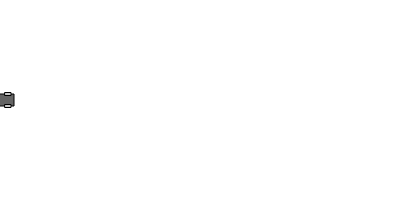
Frame 1 (no input)
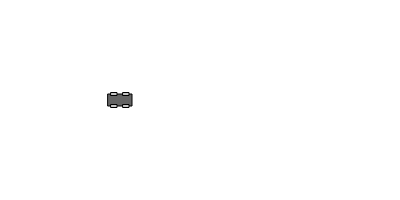
Frame 60 (no input)
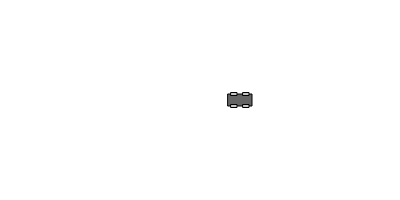
Frame 120 (the mouse pressed at the canvas centre since frame 60)

The p5.js sketch that drew these frames (run headless with seeded random() and noise() and a simulated clock; from frame 60 on, the mouse is pressed at the canvas centre):

// p5.js sketch
// ── sketch.js
var globalX = 0;
var globalY = 100;
var speed = 2;

function setup() {
  createCanvas(400, 200);
}

function draw() {
  background(255);
  move();
  bounce();
  drawCar(globalX, globalY, 24, color(100));
}

function move() {
  // Change the x location by speed
  globalX = globalX + speed;
}

function bounce() {
  if ((globalX > width) || (globalX < 0)) {
    speed = speed * -1;
  }
}

function drawCar(x, y, thesize, c) {
  var offset = thesize / 4;
  rectMode(CENTER);
  stroke(0);
  fill(c);
  rect(x, y, thesize, thesize/2);
  fill(200);
  rect(x - offset, y - offset, offset, offset/2);
  rect(x + offset, y - offset, offset, offset/2);
  rect(x - offset, y + offset, offset, offset/2);
  rect(x + offset, y + offset, offset, offset/2);
}
